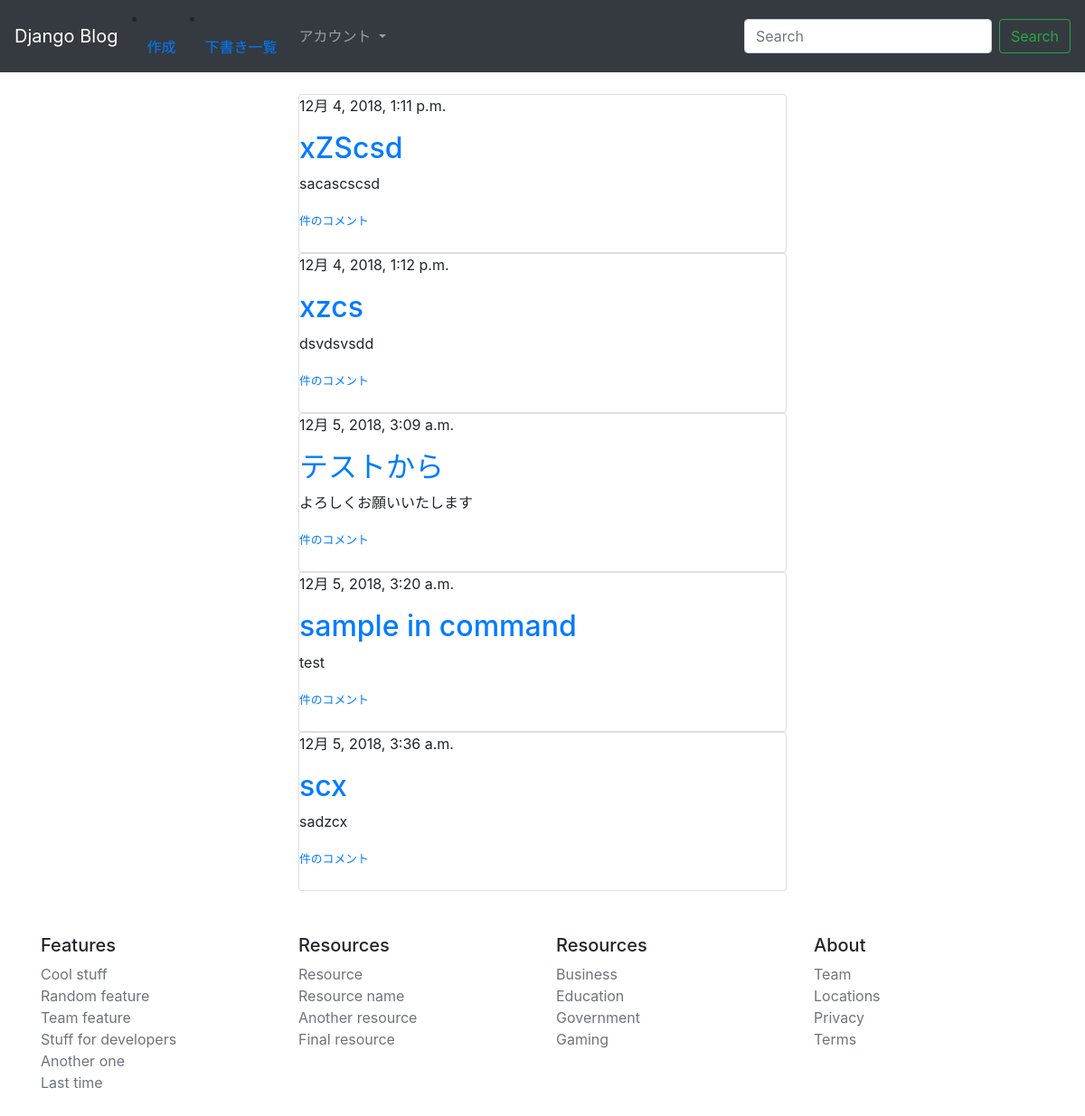
Before: / (signed in) with the older database file.
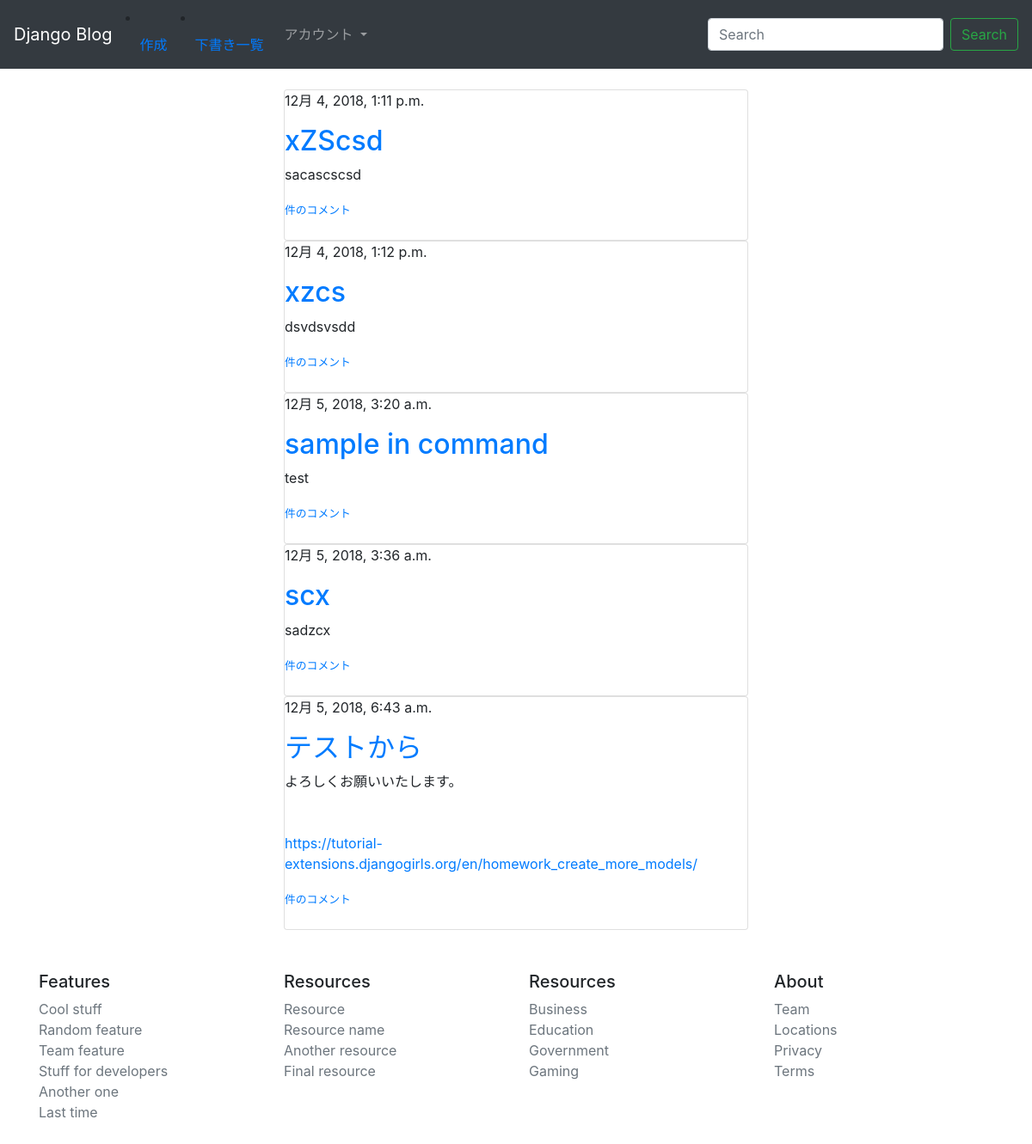
After: the same page with the newer database file.
### blog/models.py (models this page shows, shortened)
class Post(models.Model):
    author = models.ForeignKey(
        "auth.User", on_delete=models.CASCADE)
    title = models.CharField(max_length=200)
    text = models.TextField()
    created_date = models.DateTimeField(default=timezone.now)
    published_date = models.DateTimeField(blank=True, null=True)

### blog/views.py (the view)
# urls.py: path("", views.post_list, name="post_list"),
@login_required
def post_list(request):
    posts = Post.objects.filter(
        published_date__lte=timezone.now()).order_by("published_date")
    return render(request, "blog/post_list.html", {'posts': posts})

### blog/templates/blog/post_list.html
{% extends 'blog/base.html' %}
{% block content %}
  {% for post in posts %}
  <div class="card">
    <div class="post">
      <p>{{ post.published_date }}</p>
      <h2><a href="{% url 'post_detail' pk=post.pk %}">{{ post.title }}</a></h2>
      <p>{{ post.text|linebreaksbr|urlize }}</p>
      <small><a href="{% url "post_detail" pk=post.pk%}">{{ post.approved_comments.count }}件のコメント</a></small>
    </div>
    <br>
    </div>
  {% endfor %}
{% endblock  %}

Changed rows visible on the page:
changed Post "テストから": published_date "12月 5, 2018, 3:09 a.m." → "12月 5, 2018, 6:43 a.m."; text "よろしくお願いいたします" → "よろしくお願いいたします。 https://tutorial-extensions.djangogirls.org/en/homework_create_more_models/"; moves down the list
